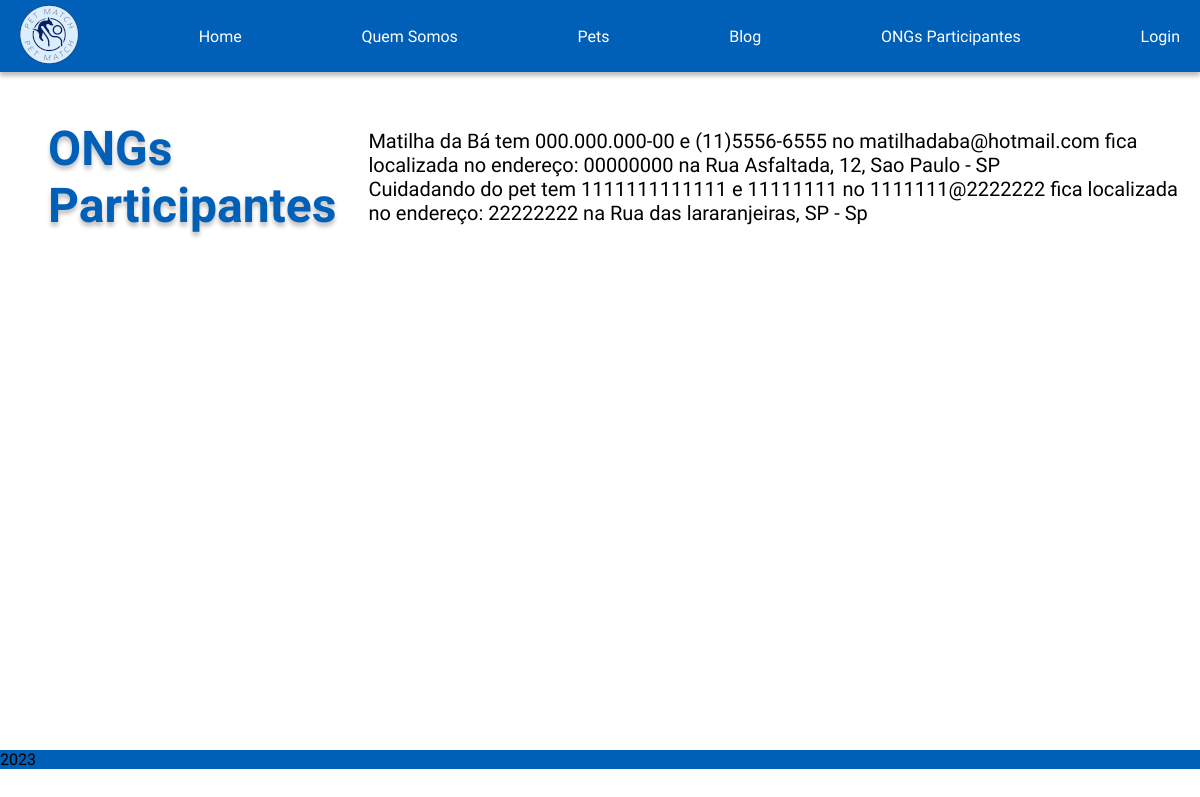
The page /lista_ong/ on the database as committed earlier.
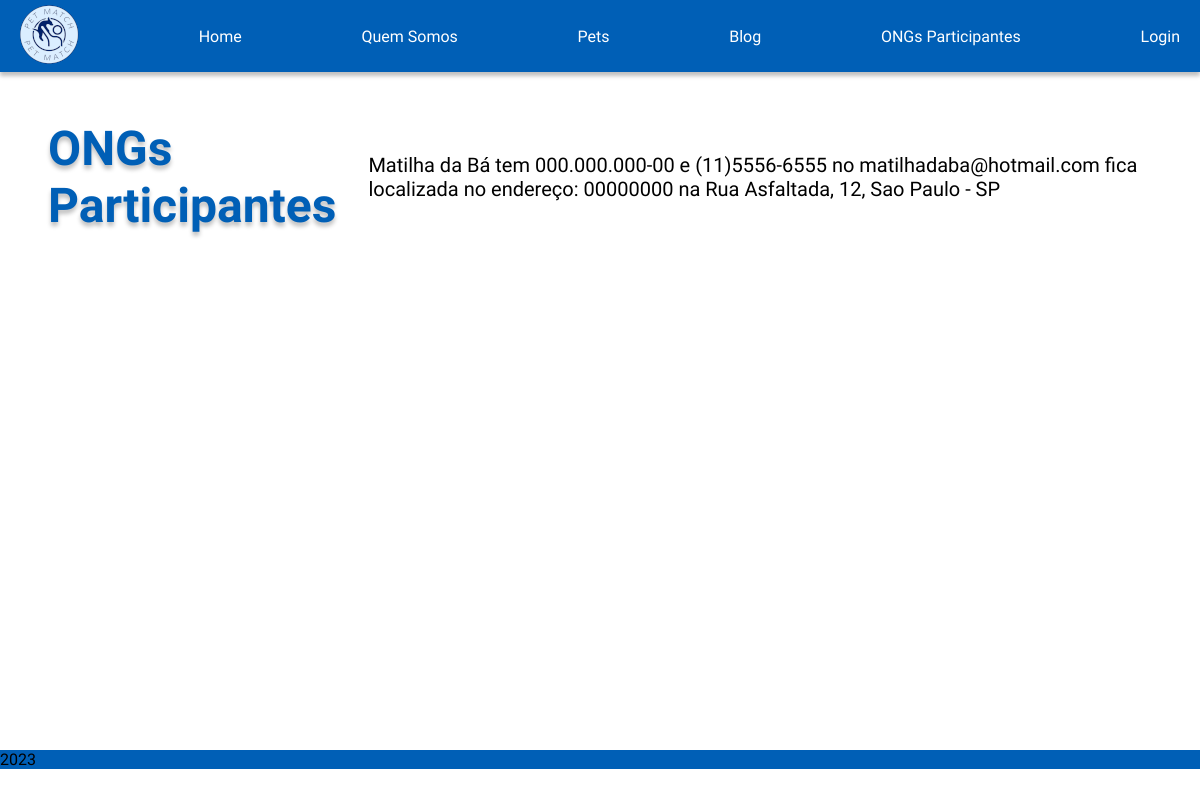
The same page on the database as committed later.
### petmatch/models.py (models this page shows)
class ONG(models.Model):
    nome = models.CharField(max_length=200)
    cpf_cnpj = models.CharField(max_length=14)
    telefone = models.CharField(max_length=200)
    email= models.CharField(max_length=200)
    cep = models.CharField(max_length=8)
    rua = models.CharField(max_length=200)
    cidade = models.CharField(max_length=200)
    estado = models.CharField(max_length=2)
    def __str__(self):
        return f"""{self.nome} tem {self.cpf_cnpj} e {self.telefone}
        no {self.email} fica localizada no endereço: {self.cep}
        na {self.rua}, {self.cidade} - {self.estado}"""

### petmatch/views.py (the view)
# urls.py: path('lista_ong/', views.lista_ong, name='lista_ong'),
def lista_ong(request):
    ongs = ONG.objects.all()
    return render(request, 'petmatch/lista_ongs.html', {"ongs": ongs})

### templates/petmatch/lista_ongs.html (shortened to what this page needs)
{% load static %}
<!DOCTYPE html>
<html lang="pt-BR">
    <head>
        <link rel="stylesheet" href="{% static 'styles\styles.css' %}">
    </head>
    <body>
        <main>
            <section id="home">
                <section class="cabecalho">
                    <nav class="cabecalho-menu">
                        <a class="cabecalho-logo" href="{% url 'index' %}">
                            <img src="{% static 'img/logo-menor.png' %}" alt="logo Petmatching" />
                        </a>
                        <a class="cabecalho-menu-item" href="{% url 'index' %}">Home</a>
                        <a class="cabecalho-menu-item" href="{% url 'index' %}">Quem Somos</a>
                        <a class="cabecalho-menu-item" href="{% url 'lista_pets' %}">Pets</a>
                        <a class="cabecalho-menu-item" href="{% url 'index' %}">Blog</a>
                        <a class="cabecalho-menu-item" href="{% url 'lista_ong' %}">ONGs Participantes</a>
                        <a class="cabecalho-menu-item" href="{% url 'login' %}">Login</a>
                    </nav>
                </section>
                <section class="conteudo_inicial">
                    <h1>ONGs Participantes</h1>
                    <section>
                    <ul>
                    {% for ong in ongs %}
                        <li>{{ ong }}</li>
                    {% endfor %}
                    </ul>
                </section>
                </section>
            </section>
    </main>
    <footer>
        2023
    </footer>
</body>
</html>

Rows that differ between the two databases and show on the page:
removed ONG: nome+cpf_cnpj+telefone "Cuidadando do pet tem 1111111111111 e 11111111 no 1111111@2222222 fica localizada no endereço: 22222222 na Rua das lararanjeiras, SP - Sp"
